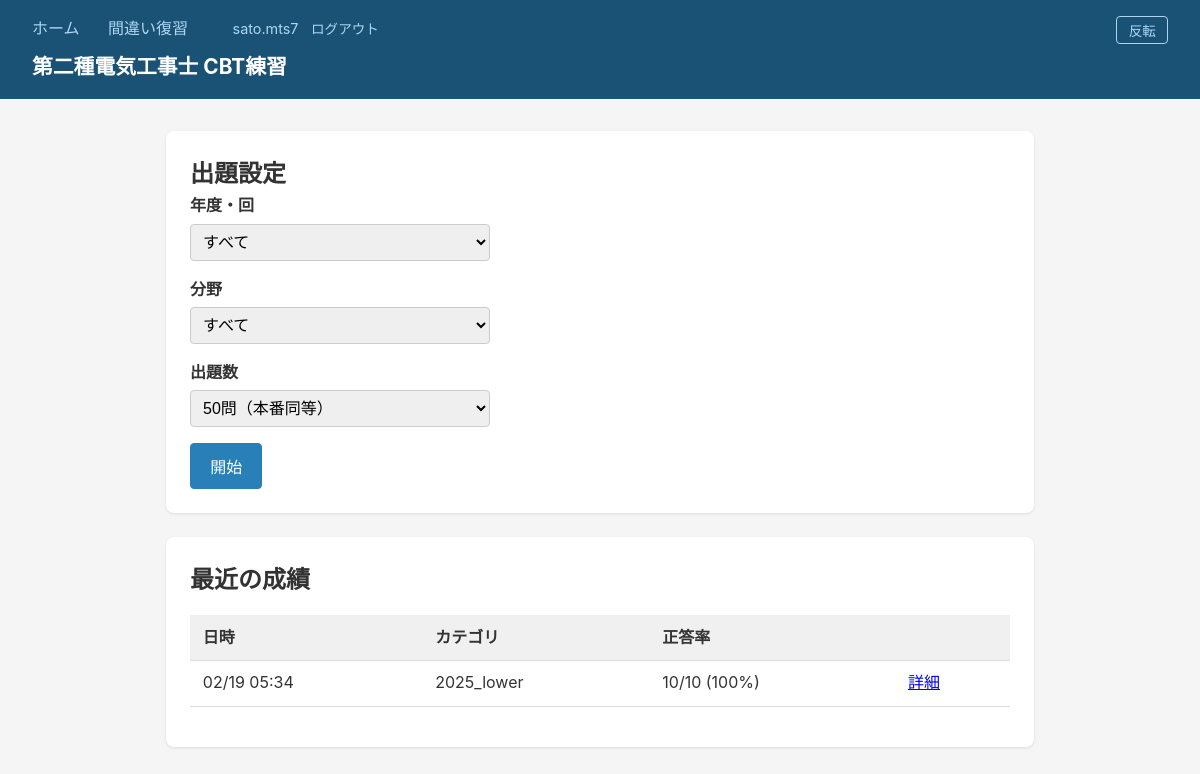
The page / (signed in) on the database its author committed.
### models.py (models this page shows, shortened)
class QuizSession(db.Model):
    __tablename__ = "quiz_sessions"
    id = db.Column(db.Integer, primary_key=True)
    user_id = db.Column(db.Integer, db.ForeignKey("users.id"), nullable=True)
    category = db.Column(db.String(100), default="")
    total_count = db.Column(db.Integer, default=0)
    correct_count = db.Column(db.Integer, default=0)
    started_at = db.Column(db.DateTime, default=lambda: datetime.now(timezone.utc))
    finished_at = db.Column(db.DateTime, nullable=True)
    attempts = db.relationship("Attempt", backref="session", lazy=True)
    question_ids_json = db.Column(db.Text, default="[]")

### app.py (the view)
    @app.route("/")
    @login_required
    def index():
        years = db.session.query(
            Question.year, Question.half
        ).distinct().order_by(Question.year.desc()).all()
        all_tags = set()
        for (tags_json,) in db.session.query(Question.tags_json).all():
            all_tags.update(json.loads(tags_json))
        tags = sorted(all_tags)
        recent_sessions = QuizSession.query.filter_by(
            user_id=session["user_id"]
        ).order_by(
            QuizSession.started_at.desc()
        ).limit(10).all()
        return render_template(
            "index.html", years=years, tags=tags, recent_sessions=recent_sessions
        )

### app.py (called while the page is built)
def login_required(f):
    @functools.wraps(f)
    def decorated(*args, **kwargs):
        if "user_id" not in session:
            return redirect(url_for("login"))
        return f(*args, **kwargs)
    return decorated

### templates/index.html (shortened to what this page needs)
{% extends "base.html" %}
{% block content %}
<section class="start-form">
    <h2>出題設定</h2>
    <form action="{{ url_for('quiz_start') }}" method="post">
        <div class="form-group">
            <label>年度・回</label>
            <select name="year" id="year-select">
                <option value="">すべて</option>
            </select>
        </div>
        <div class="form-group">
            <label>分野</label>
            <select name="tag">
                <option value="">すべて</option>
            </select>
        </div>
        <div class="form-group">
            <label>出題数</label>
            <select name="count">
                <option value="50" selected>50問（本番同等）</option>
            </select>
        </div>
        <button type="submit" class="btn btn-primary">開始</button>
    </form>
</section>
{% if recent_sessions %}
<section class="history">
    <h2>最近の成績</h2>
    <table>
        <thead>
            <tr>
                <th>日時</th>
                <th>カテゴリ</th>
                <th>正答率</th>
                <th></th>
            </tr>
        </thead>
        <tbody>
            {% for s in recent_sessions %}
            <tr>
                <td>{{ s.started_at.strftime('%m/%d %H:%M') }}</td>
                <td>{{ s.category }}</td>
                <td>
                    {% if s.finished_at %}
                        {{ s.correct_count }}/{{ s.total_count }}
                        ({{ (s.correct_count / s.total_count * 100)|round|int if s.total_count else 0 }}%)
                    {% else %}
                        進行中
                    {% endif %}
                </td>
                <td>
                    {% if s.finished_at %}
                        <a href="{{ url_for('result', session_id=s.id) }}">詳細</a>
                    {% else %}
                        <a href="{{ url_for('quiz', session_id=s.id, q=0) }}">再開</a>
                    {% endif %}
                </td>
            </tr>
            {% endfor %}
        </tbody>
    </table>
</section>
{% endif %}
{% endblock %}

### static/style.css (style rules this page uses)
* { box-sizing: border-box; margin: 0; padding: 0; }
body { font-family: -apple-system, BlinkMacSystemFont, "Hiragino Kaku Gothic ProN", "Segoe UI", sans-serif; background: #f5f5f5; color: #333; line-height: 1.6; }
.btn { display: inline-block; padding: 0.6rem 1.2rem; border: 1px solid #ccc; border-radius: 4px; background: white; color: #333; text-decoration: none; cursor: pointer; font-size: 1rem; }
.btn-primary { background: #2980b9; color: white; border-color: #2980b9; }
.form-group { margin-bottom: 1rem; }
.form-group label { display: block; font-weight: bold; margin-bottom: 0.3rem; }
.form-group select, .form-group input { width: 100%; max-width: 300px; padding: 0.5rem; border: 1px solid #ccc; border-radius: 4px; font-size: 1rem; }
table { width: 100%; border-collapse: collapse; margin: 1rem 0; }
th, td { padding: 0.6rem 0.8rem; border-bottom: 1px solid #ddd; text-align: left; }
th { background: #f0f0f0; font-weight: bold; }
.start-form, .history, .review-container, .result-container { background: white; border-radius: 8px; padding: 1.5rem; margin-bottom: 1.5rem; box-shadow: 0 1px 3px rgba(0,0,0,0.1); }

### rows shown on the page
QuizSession: started_at "02/19 05:34", category "2025_lower", correct_count "10", total_count "10", total_count+correct_count "100"

### other values the page prints
{{ session['username'] }} "sato.mts7"
